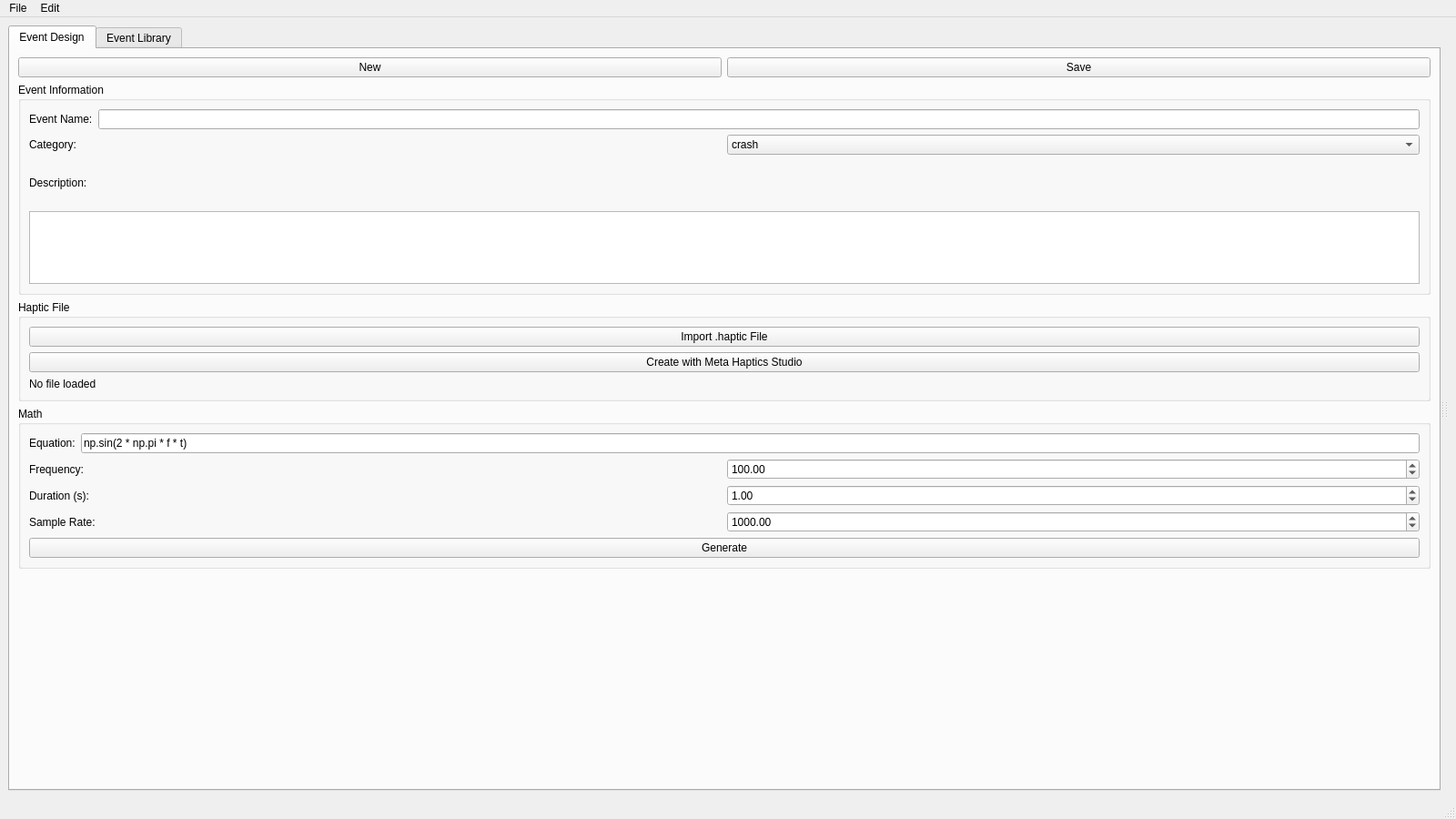
<?xml version="1.0" encoding="UTF-8"?>
<ui version="4.0">
 <class>MainWindow</class>
 <widget class="QMainWindow" name="MainWindow">
  <property name="geometry">
   <rect>
    <x>0</x>
    <y>0</y>
    <width>1600</width>
    <height>900</height>
   </rect>
  </property>
  <property name="windowTitle">
   <string>Universal Haptic Event Designer</string>
  </property>
  <widget class="QWidget" name="centralwidget">
   <layout class="QHBoxLayout" name="main_horizontal_layout">
    <item>
     <widget class="QSplitter" name="main_splitter">
      <property name="orientation">
       <enum>Qt::Horizontal</enum>
      </property>
      <widget class="QTabWidget" name="left_panel_tabs">
       <property name="sizePolicy">
        <sizepolicy hsizetype="Preferred" vsizetype="Expanding">
         <horstretch>1</horstretch>
         <verstretch>0</verstretch>
        </sizepolicy>
       </property>
       <property name="currentIndex">
        <number>0</number>
       </property>
       <widget class="QWidget" name="event_design_tab">
        <attribute name="title">
         <string>Event Design</string>
        </attribute>
        <layout class="QVBoxLayout" name="event_design_layout">
         <item>
          <layout class="QHBoxLayout" name="buttons_layout">
           <item>
            <widget class="QPushButton" name="new_button">
             <property name="text">
              <string>New</string>
             </property>
            </widget>
           </item>
           <item>
            <widget class="QPushButton" name="save_button">
             <property name="text">
              <string>Save</string>
             </property>
            </widget>
           </item>
          </layout>
         </item>
         <item>
          <widget class="QGroupBox" name="event_info_group">
           <property name="title">
            <string>Event Information</string>
           </property>
           <layout class="QVBoxLayout" name="event_info_layout">
            <item>
             <layout class="QHBoxLayout" name="name_layout">
              <item>
               <widget class="QLabel" name="name_label">
                <property name="text">
                 <string>Event Name:</string>
                </property>
               </widget>
              </item>
              <item>
               <widget class="QLineEdit" name="name_edit"/>
              </item>
             </layout>
            </item>
            <item>
             <layout class="QHBoxLayout" name="category_layout">
              <item>
               <widget class="QLabel" name="category_label">
                <property name="text">
                 <string>Category:</string>
                </property>
               </widget>
              </item>
              <item>
               <widget class="QComboBox" name="category_combo">
                <item>
                 <property name="text">
                  <string>crash</string>
                 </property>
                </item>
                <item>
                 <property name="text">
                  <string>isolation</string>
                 </property>
                </item>
                <item>
                 <property name="text">
                  <string>embodiment</string>
                 </property>
                </item>
                <item>
                 <property name="text">
                  <string>alert</string>
                 </property>
                </item>
                <item>
                 <property name="text">
                  <string>custom</string>
                 </property>
                </item>
               </widget>
              </item>
             </layout>
            </item>
            <item>
             <widget class="QLabel" name="description_label">
              <property name="text">
               <string>Description:</string>
              </property>
             </widget>
            </item>
            <item>
             <widget class="QTextEdit" name="description_edit">
              <property name="maximumSize">
               <size>
                <width>16777215</width>
                <height>80</height>
               </size>
              </property>
             </widget>
            </item>
           </layout>
          </widget>
         </item>
         <item>
          <widget class="QGroupBox" name="haptic_file_group">
           <property name="title">
            <string>Haptic File</string>
           </property>
           <layout class="QVBoxLayout" name="haptic_file_layout">
            <item>
             <widget class="QPushButton" name="import_haptic_button">
              <property name="text">
               <string>Import .haptic File</string>
              </property>
             </widget>
            </item>
            <item>
             <widget class="QPushButton" name="create_meta_studio_button">
              <property name="text">
               <string>Create with Meta Haptics Studio</string>
              </property>
             </widget>
            </item>
            <item>
             <widget class="QLabel" name="file_info_label">
              <property name="text">
               <string>No file loaded</string>
              </property>
              <property name="wordWrap">
               <bool>true</bool>
              </property>
             </widget>
            </item>
           </layout>
          </widget>
         </item>
         <item>
          <widget class="QGroupBox" name="math_group">
           <property name="title">
            <string>Math</string>
           </property>
           <layout class="QVBoxLayout" name="math_layout">
            <item>
             <layout class="QHBoxLayout" name="equation_layout">
              <item>
               <widget class="QLabel" name="equation_label">
                <property name="text">
                 <string>Equation:</string>
                </property>
               </widget>
              </item>
              <item>
               <widget class="QLineEdit" name="math_equation">
                <property name="text">
                 <string>np.sin(2 * np.pi * f * t)</string>
                </property>
               </widget>
              </item>
             </layout>
            </item>
            <item>
             <layout class="QGridLayout" name="params_layout">
              <item row="0" column="0">
               <widget class="QLabel" name="frequency_label">
                <property name="text">
                 <string>Frequency:</string>
                </property>
               </widget>
              </item>
              <item row="0" column="1">
               <widget class="QDoubleSpinBox" name="math_freq">
                <property name="minimum">
                 <double>0.100000000000000</double>
                </property>
                <property name="maximum">
                 <double>1000.000000000000000</double>
                </property>
                <property name="singleStep">
                 <double>1.000000000000000</double>
                </property>
                <property name="value">
                 <double>100.000000000000000</double>
                </property>
               </widget>
              </item>
              <item row="1" column="0">
               <widget class="QLabel" name="duration_math_label">
                <property name="text">
                 <string>Duration (s):</string>
                </property>
               </widget>
              </item>
              <item row="1" column="1">
               <widget class="QDoubleSpinBox" name="math_dur">
                <property name="minimum">
                 <double>0.100000000000000</double>
                </property>
                <property name="maximum">
                 <double>10.000000000000000</double>
                </property>
                <property name="singleStep">
                 <double>0.100000000000000</double>
                </property>
                <property name="value">
                 <double>1.000000000000000</double>
                </property>
               </widget>
              </item>
              <item row="2" column="0">
               <widget class="QLabel" name="sample_rate_label">
                <property name="text">
                 <string>Sample Rate:</string>
                </property>
               </widget>
              </item>
              <item row="2" column="1">
               <widget class="QDoubleSpinBox" name="math_sr">
                <property name="minimum">
                 <double>100.000000000000000</double>
                </property>
                <property name="maximum">
                 <double>10000.000000000000000</double>
                </property>
                <property name="singleStep">
                 <double>100.000000000000000</double>
                </property>
                <property name="value">
                 <double>1000.000000000000000</double>
                </property>
               </widget>
              </item>
             </layout>
            </item>
            <item>
             <widget class="QPushButton" name="generate_button">
              <property name="text">
               <string>Generate</string>
              </property>
             </widget>
            </item>
           </layout>
          </widget>
         </item>
         <item>
          <spacer name="event_design_spacer">
           <property name="orientation">
            <enum>Qt::Vertical</enum>
           </property>
           <property name="sizeHint" stdset="0">
            <size>
             <width>20</width>
             <height>40</height>
            </size>
           </property>
          </spacer>
         </item>
        </layout>
       </widget>
       <widget class="QWidget" name="event_library_tab">
        <attribute name="title">
         <string>Event Library</string>
        </attribute>
        <layout class="QVBoxLayout" name="library_layout">
         <item>
          <layout class="QHBoxLayout" name="library_header_layout">
           <item>
            <widget class="QLabel" name="library_title_label">
             <property name="text">
              <string>Event Library</string>
             </property>
            </widget>
           </item>
           <item>
            <widget class="QLabel" name="library_location_label">
             <property name="text">
              <string>Location: event_library/</string>
             </property>
             <property name="styleSheet">
              <string notr="true">color: #666; font-size: 10px;</string>
             </property>
            </widget>
           </item>
           <item>
            <spacer name="library_header_spacer">
             <property name="orientation">
              <enum>Qt::Horizontal</enum>
             </property>
             <property name="sizeHint" stdset="0">
              <size>
               <width>40</width>
               <height>20</height>
              </size>
             </property>
            </spacer>
           </item>
          </layout>
         </item>
         <item>
          <widget class="QTreeWidget" name="library_tree">
           <property name="headerHidden">
            <bool>true</bool>
           </property>
          </widget>
         </item>
         <item>
          <layout class="QHBoxLayout" name="library_buttons_layout">
           <item>
            <widget class="QPushButton" name="load_selected_button">
             <property name="text">
              <string>Load Selected</string>
             </property>
            </widget>
           </item>
           <item>
            <widget class="QPushButton" name="delete_button">
             <property name="text">
              <string>Delete</string>
             </property>
            </widget>
           </item>
           <item>
            <widget class="QPushButton" name="refresh_button">
             <property name="text">
              <string>Refresh</string>
             </property>
            </widget>
           </item>
          </layout>
         </item>
        </layout>
       </widget>
      </widget>
      <widget class="QWidget" name="waveform_editor_container" native="true">
       <property name="sizePolicy">
        <sizepolicy hsizetype="Expanding" vsizetype="Expanding">
         <horstretch>4</horstretch>
         <verstretch>0</verstretch>
        </sizepolicy>
       </property>
       <layout class="QVBoxLayout" name="waveform_editor_layout">
        <property name="margin">
         <number>0</number>
        </property>
        <!-- WaveformEditorWidget will be added programmatically -->
       </layout>
      </widget>
      <widget class="QWidget" name="haptic_control_container" native="true">
       <property name="sizePolicy">
        <sizepolicy hsizetype="Preferred" vsizetype="Expanding">
         <horstretch>1</horstretch>
         <verstretch>0</verstretch>
        </sizepolicy>
       </property>
       <layout class="QVBoxLayout" name="haptic_control_layout">
        <property name="margin">
         <number>0</number>
        </property>
        <!-- HapticDeviceControlWidget will be added programmatically -->
       </layout>
      </widget>
     </widget>
    </item>
   </layout>
  </widget>
  <widget class="QMenuBar" name="menubar">
   <property name="geometry">
    <rect>
     <x>0</x>
     <y>0</y>
     <width>1600</width>
     <height>22</height>
    </rect>
   </property>
   <widget class="QMenu" name="file_menu">
    <property name="title">
     <string>File</string>
    </property>
    <addaction name="action_new_event"/>
    <addaction name="action_open_event"/>
    <addaction name="separator"/>
    <addaction name="action_save_event"/>
    <addaction name="action_save_event_as"/>
    <addaction name="separator"/>
    <addaction name="action_exit"/>
   </widget>
   <widget class="QMenu" name="edit_menu">
    <property name="title">
     <string>Edit</string>
    </property>
    <addaction name="action_import_haptic"/>
   </widget>
   <addaction name="file_menu"/>
   <addaction name="edit_menu"/>
  </widget>
  <widget class="QStatusBar" name="statusbar"/>
  <action name="action_new_event">
   <property name="text">
    <string>New Event</string>
   </property>
   <property name="shortcut">
    <string>Ctrl+N</string>
   </property>
  </action>
  <action name="action_open_event">
   <property name="text">
    <string>Open Event...</string>
   </property>
   <property name="shortcut">
    <string>Ctrl+O</string>
   </property>
  </action>
  <action name="action_save_event">
   <property name="text">
    <string>Save Event</string>
   </property>
   <property name="shortcut">
    <string>Ctrl+S</string>
   </property>
  </action>
  <action name="action_save_event_as">
   <property name="text">
    <string>Save Event As...</string>
   </property>
   <property name="shortcut">
    <string>Ctrl+Shift+S</string>
   </property>
  </action>
  <action name="action_exit">
   <property name="text">
    <string>Exit</string>
   </property>
   <property name="shortcut">
    <string>Ctrl+Q</string>
   </property>
  </action>
  <action name="action_import_haptic">
   <property name="text">
    <string>Import .haptic File...</string>
   </property>
  </action>
 </widget>
 <resources/>
 <connections/>
</ui>
